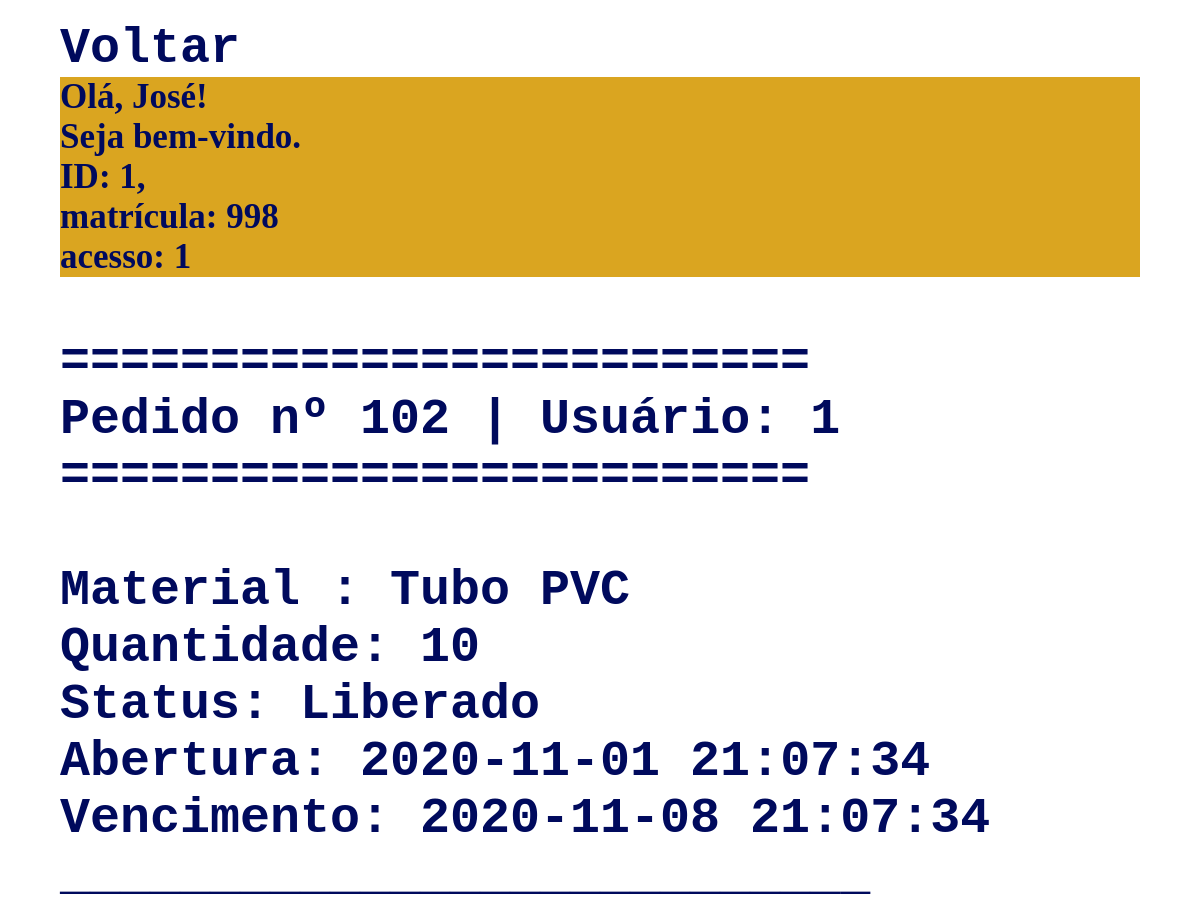
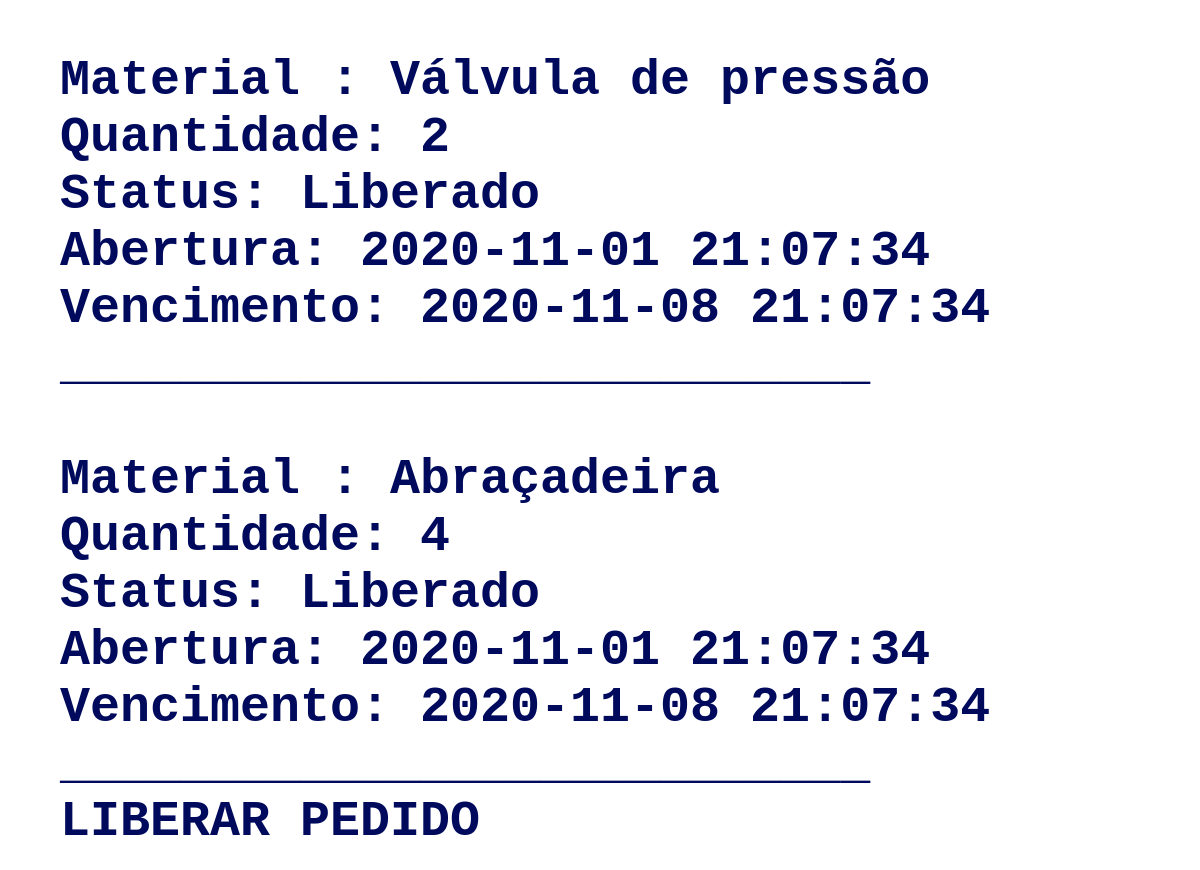
The app's page /detalhar-pedidoGeral.php?id_pedido=102 (signed in) with its own data (2 pictures, top to bottom).
### tables this page shows
CREATE TABLE `pedido` (
  `id_pedido` int(4) NOT NULL AUTO_INCREMENT,
  `data_abertura` timestamp NOT NULL DEFAULT CURRENT_TIMESTAMP,
  `vencimento` timestamp NOT NULL DEFAULT CURRENT_TIMESTAMP,
  `data_fechamento` datetime DEFAULT NULL,
  `status_pedido` varchar(20) NOT NULL,
  `id_usuario_fk` int(4) NOT NULL,
  PRIMARY KEY (`id_pedido`),
  KEY `id_usuario_fk` (`id_usuario_fk`),
  CONSTRAINT `PEDIDO_ibfk_1` FOREIGN KEY (`id_usuario_fk`) REFERENCES `usuario` (`id_usuario`)
);

CREATE TABLE `material` (
  `id_material` int(4) NOT NULL AUTO_INCREMENT,
  `nome_material` varchar(50) NOT NULL,
  `desc_material` varchar(300) NOT NULL,
  `qtde_estoque` int(11) DEFAULT NULL,
  `id_prat_fk` int(4) NOT NULL,
  `id_forn_fk` int(4) NOT NULL,
  `imagem` varchar(100) DEFAULT NULL,
  PRIMARY KEY (`id_material`),
  KEY `id_prat_fk` (`id_prat_fk`),
  KEY `id_forn_fk` (`id_forn_fk`),
  CONSTRAINT `MATERIAL_ibfk_1` FOREIGN KEY (`id_prat_fk`) REFERENCES `prateleira` (`id_prat`),
  CONSTRAINT `MATERIAL_ibfk_2` FOREIGN KEY (`id_forn_fk`) REFERENCES `fornecedor` (`id_forn`)
);

CREATE TABLE `detalhe_pedido` (
  `id_detalhe` int(11) NOT NULL AUTO_INCREMENT,
  `quantidade` int(4) NOT NULL,
  `id_material_fk` int(4) NOT NULL,
  `id_pedido_fk` int(4) NOT NULL,
  PRIMARY KEY (`id_detalhe`),
  KEY `id_pedido_fk` (`id_pedido_fk`),
  KEY `id_material_fk` (`id_material_fk`),
  CONSTRAINT `DETALHE_PEDIDO_ibfk_1` FOREIGN KEY (`id_pedido_fk`) REFERENCES `pedido` (`id_pedido`) ON DELETE CASCADE,
  CONSTRAINT `DETALHE_PEDIDO_ibfk_2` FOREIGN KEY (`id_material_fk`) REFERENCES `material` (`id_material`)
);

### App/Model/conexao.php (called while the page is built, shortened)
<?php
class Conexao{
	private static $instance;
	public static function getConn(){
		if(!isset(self::$instance)):
			self::$instance = new \PDO('mysql:host=localhost; dbname=db_ccmed; charset=utf8', 'estudo', '');
		endif;
		return self::$instance;
	}
}
 ?>

### App/Model/PedidoDao.php (called while the page is built, shortened)
<?php
class PedidoDao{
			?>
			<?php
	public function detalharPedidosGeral(){
		$id_pedido = $_GET['id_pedido'];
		$sql = "SELECT P.id_pedido, M.nome_material, D.quantidade, P.id_usuario_fk, U.nome, P.status_pedido, P.data_abertura, P.id_pedido, DATE_ADD(vencimento, INTERVAL 7 DAY) AS 'vencimento'
		FROM PEDIDO P INNER JOIN DETALHE_PEDIDO AS D
		ON P.id_pedido = D.id_pedido_fk INNER JOIN MATERIAL AS M
		ON D.id_material_fk = M.id_material INNER JOIN USUARIO AS U
		ON P.id_usuario_fk = U.id_usuario WHERE P.id_pedido = ?";
		$stmt = Conexao::getConn()->prepare($sql);
		$stmt->bindValue(1, $id_pedido);
		$stmt->execute();
		if($stmt->rowCount() > 0){
			$resultado = $stmt->fetchAll(\PDO::FETCH_ASSOC);
			return $resultado;
		}else{
		}
	}
}
 ?>

### detalhar-pedidoGeral.php (the view, shortened to what this page needs)
<html>
    <head>
        <link href="css/estilo2.css" rel="stylesheet">
    </head>
    <body>
        <div class="container">
            <a href="todos-pedidos.php">Voltar</a>
<?php
$pedidoDao = new \App\Model\PedidoDao;
$usuario = new \App\Model\Usuario;
$usuarioDao = new \App\Model\UsuarioDao;
if(!isset($_SESSION['id_usuario'])){
    session_destroy();
    header("location:login.php");
}else{
    $usuarioDao->mostrarSessao();
}
foreach($pedidoDao->detalharPedidosGeral($usuario) as $detalhar);
echo
"<br>=========================<br>
Pedido nº " . $detalhar['id_pedido'] . " | Usuário: " . $detalhar['id_usuario_fk'] . "<br>
=========================<br>";
foreach($pedidoDao->detalharPedidosGeral() as $detalhar){
    echo
    "<br>Material : " . $detalhar['nome_material'] . "<br>
    Quantidade: " . $detalhar['quantidade'] . "<br>
    Status: " . $detalhar['status_pedido'] . "<br>
    Abertura: " . $detalhar['data_abertura'] . "<br>
    Vencimento: " . $detalhar['vencimento'] . "<br>
    ___________________________<br>";
}
echo "<a href = liberar-pedido.php?id_pedido=" . $detalhar['id_pedido'].">LIBERAR PEDIDO</a>"
?>

### App/Model/UsuarioDao.php (shortened to what this page needs)
<?php
class UsuarioDao{
	public function mostrarSessao(){
		echo
		'<div class = "session">
		Olá, ' . $_SESSION['nome'] . '! <br>Seja bem-vindo.<br>
		ID: ' . $_SESSION['id_usuario'] . ',<br>
		matrícula: ' . $_SESSION['matricula'] . '<br>
		acesso: ' . $_SESSION['id_acesso_fk'] . '<br>
		</div>';
	}
}
 ?>

### css/estilo2.css (style rules this page uses)
* { margin: 0; padding: 0; }
body { font-size: 50px; font-family: courier; font-weight: bold; background-color: white; color: #000A5D; }
.container { margin: 20px auto; width: 90%; }
.session { font-size: 70%; font-family: Verdana; font-weight: bolder; background-color: goldenrod; }
a { color: #000A5D; font-weight: bold; text-decoration: none; }

### records on screen
pedido: id_pedido "102", id_usuario_fk "1", material.nome_material "Tubo PVC", detalhe_pedido.quantidade "10", status_pedido "Liberado", data_abertura "2020-11-01 21:07:34", vencimento "2020-11-08 21:07:34", material.nome_material "Válvula de pressão", detalhe_pedido.quantidade "2", material.nome_material "Abraçadeira", detalhe_pedido.quantidade "4"

### other values on screen
$_SESSION['nome'] "José"
$_SESSION['id_usuario'] "1"
$_SESSION['matricula'] "998"
$_SESSION['id_acesso_fk'] "1"
